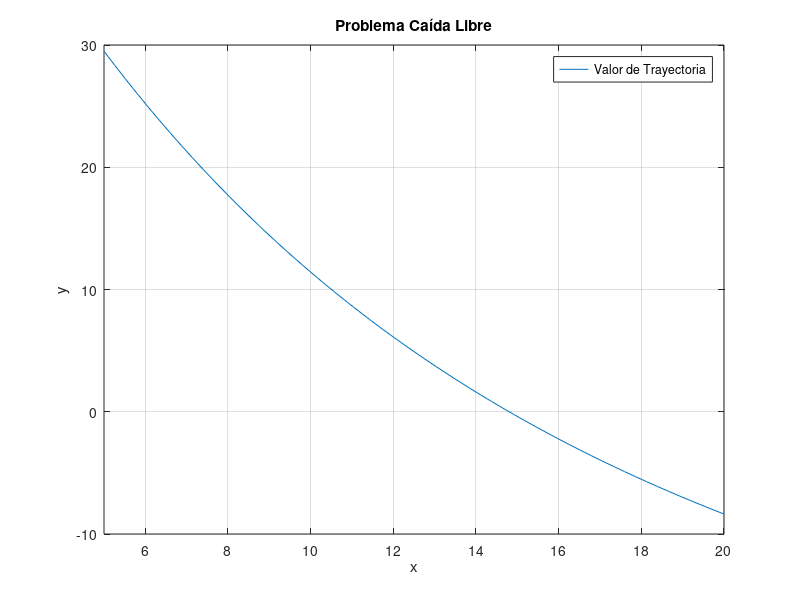

Source code (MATLAB): (Note: this script raises an error after producing the figure.)
% F1013B.4 - Modelación Computacional de Sistemas Elétricos
% Profesor: Héctor Hernández de la Cerda
% Alumno: Alberto Horacio Orozco Ramos      Matrícula: A00831719
% Fecha: 06/Abril/21

% RESOLUCIÓN DE EJERCICIOS DE CLASE
%% Ejercicio 1

clc;
clear;
close all;

t = 10
g = 9.81
m = 68.1
v = 40

f = @(c) (g*m)/c * (1-exp(-(c/m)*t)) - v

figure("Name",'Ejercicio 1')
fplot(f,[5 20])
title('Problema Caída Libre')
xlabel('x')
ylabel('y')
legend('Valor de Trayectoria')
grid on
hline = refline(0,0)
hline.Color = 'r'

%% Ejercicio 2

clc;
clear;
close all;

function [raiz,Iteraciones] = MetodoBiseccion(f,xi,xf,Err)
Iteraciones = 0
raiz = NaN %Not a number (no esta definido o no es un número)
xm = (xi+xf)/2
if f(xi)*f(xf)< 0 %condicional para revisar si hay 0's en el intervalo
    while abs(xf-xi) > Err
        if f(xi)*f(xf) < 0
            xf = xm
        else
            xi = xm
        end
        Iteraciones = Iteraciones + 1
        xm = (xi+xf)/2
    end
    raiz = xm
else 
    disp('Pruebe con otro intervalo :/')
end
end